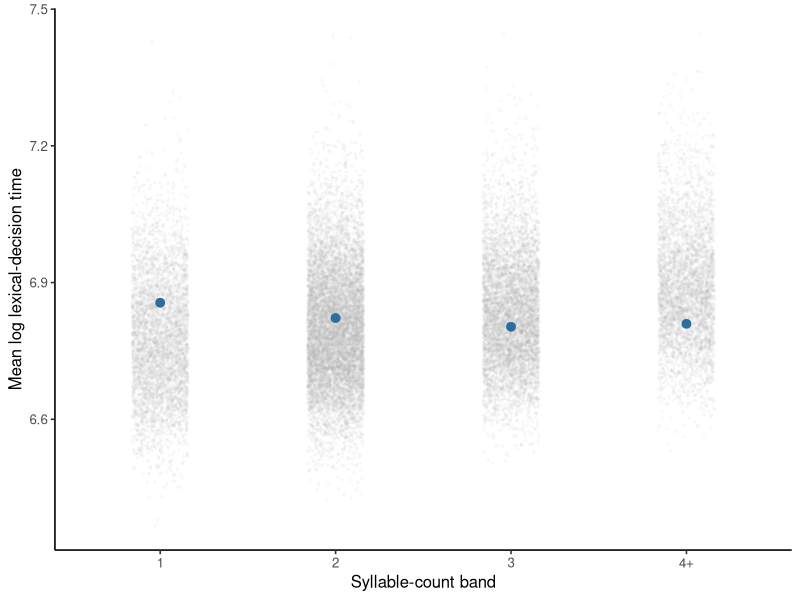

Reproduce this figure in R.
## ---- chunk 1
#| label: fit-mald-helmert-coding
library(ggplot2)

mald <- read.csv("data/mald/mald-items.csv", stringsAsFactors = FALSE)
mald$log_frequency_c <-
  mald$log_frequency_subtlex - mean(mald$log_frequency_subtlex)
mald$log_duration_c <- mald$log_duration - mean(mald$log_duration)
band_levels <- c(as.character(seq_len(3L)), "4+")
mald$syllable_band <- factor(
  ifelse(mald$n_syllables >= 4L, "4+", as.character(mald$n_syllables)),
  levels = band_levels
)
helmert_matrix <- contr.helmert(4)
rownames(helmert_matrix) <- levels(mald$syllable_band)
contrasts(mald$syllable_band) <- helmert_matrix

fit <- lm(
  mean_log_rt ~ syllable_band + log_frequency_c + log_duration_c,
  data = mald
)

helmert_matrix
coef(summary(fit))
## ---- chunk 2
#| label: plot-mald-helmert-coding
#| fig-cap: "Observed MALD item summaries and adjusted means for ordered syllable-count bands."
prediction_data <- data.frame(
  syllable_band = factor(
    levels(mald$syllable_band),
    levels = levels(mald$syllable_band)
  ),
  log_frequency_c = 0,
  log_duration_c = 0
)
interval <- predict(fit, newdata = prediction_data, interval = "confidence")
prediction_data$fit <- interval[, "fit"]
prediction_data$low <- interval[, "lwr"]
prediction_data$high <- interval[, "upr"]

point_opacity <- 0.06
ggplot(mald, aes(syllable_band, mean_log_rt)) +
  geom_jitter(color = "grey70", alpha = point_opacity, width = 0.16, height = 0, size = 0.55) +
  geom_pointrange(
    data = prediction_data,
    aes(y = fit, ymin = low, ymax = high),
    color = "#2C6E9B",
    linewidth = 0.6
  ) +
  labs(x = "Syllable-count band", y = "Mean log lexical-decision time") +
  theme_classic(base_size = 12)
